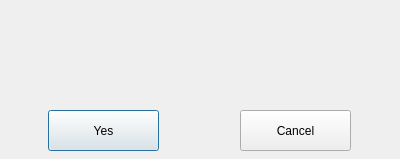
<?xml version="1.0" encoding="UTF-8"?>
<ui version="4.0">
 <class>EraseCheckDialog</class>
 <widget class="QDialog" name="EraseCheckDialog">
  <property name="geometry">
   <rect>
    <x>0</x>
    <y>0</y>
    <width>400</width>
    <height>159</height>
   </rect>
  </property>
  <property name="windowTitle">
   <string>Dialog</string>
  </property>
  <widget class="QPushButton" name="yesButton">
   <property name="geometry">
    <rect>
     <x>48</x>
     <y>110</y>
     <width>111</width>
     <height>41</height>
    </rect>
   </property>
   <property name="text">
    <string>Yes</string>
   </property>
  </widget>
  <widget class="QPushButton" name="cancelButton">
   <property name="geometry">
    <rect>
     <x>240</x>
     <y>110</y>
     <width>111</width>
     <height>41</height>
    </rect>
   </property>
   <property name="text">
    <string>Cancel</string>
   </property>
  </widget>
  <widget class="QLabel" name="label">
   <property name="geometry">
    <rect>
     <x>10</x>
     <y>20</y>
     <width>381</width>
     <height>81</height>
    </rect>
   </property>
   <property name="text">
    <string/>
   </property>
   <property name="alignment">
    <set>Qt::AlignCenter</set>
   </property>
  </widget>
 </widget>
 <resources/>
 <connections/>
</ui>
